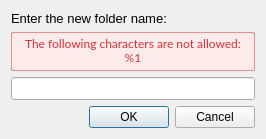
<?xml version="1.0" encoding="UTF-8"?>
<ui version="4.0">
 <class>FileFolderNameSetterDialog</class>
 <widget class="QDialog" name="FileFolderNameSetterDialog">
  <property name="windowTitle">
   <string>New folder</string>
  </property>
  <layout class="QVBoxLayout" name="verticalLayout">
   <property name="sizeConstraint">
    <enum>QLayout::SetFixedSize</enum>
   </property>
   <item>
    <widget class="QLabel" name="textLabel">
     <property name="styleSheet">
      <string notr="true">QLabel  { 
font-family: &quot;SF Pro Text&quot;;
font-size: 13px;
}</string>
     </property>
     <property name="text">
      <string>Enter the new folder name:</string>
     </property>
    </widget>
   </item>
   <item>
    <widget class="QLabel" name="errorLabel">
     <property name="enabled">
      <bool>true</bool>
     </property>
     <property name="styleSheet">
      <string notr="true">QLabel {
color: #DA3135; 
background-color: #FDEBEB; 
font-family: Lato; 
font-size: 12px; 
border-radius: 2px; 
border: 1px solid rgba(218,49,53,0.5); 
padding-top: 3px; 
padding-bottom: 5px; 
padding-left: 13px;
padding-right: 13px; 
}</string>
     </property>
     <property name="text">
      <string>The following characters are not allowed:
%1</string>
     </property>
     <property name="alignment">
      <set>Qt::AlignCenter</set>
     </property>
    </widget>
   </item>
   <item>
    <widget class="QLineEdit" name="lineEdit">
     <property name="styleSheet">
      <string notr="true">QLineEdit { 
font-family: &quot;SF UI Text&quot;;
font-size: 13px;
}</string>
     </property>
    </widget>
   </item>
   <item>
    <spacer name="verticalSpacer">
     <property name="orientation">
      <enum>Qt::Vertical</enum>
     </property>
     <property name="sizeHint" stdset="0">
      <size>
       <width>0</width>
       <height>0</height>
      </size>
     </property>
    </spacer>
   </item>
   <item>
    <widget class="QDialogButtonBox" name="buttonBox">
     <property name="standardButtons">
      <set>QDialogButtonBox::Cancel|QDialogButtonBox::Ok</set>
     </property>
    </widget>
   </item>
  </layout>
 </widget>
 <resources/>
 <connections/>
</ui>
